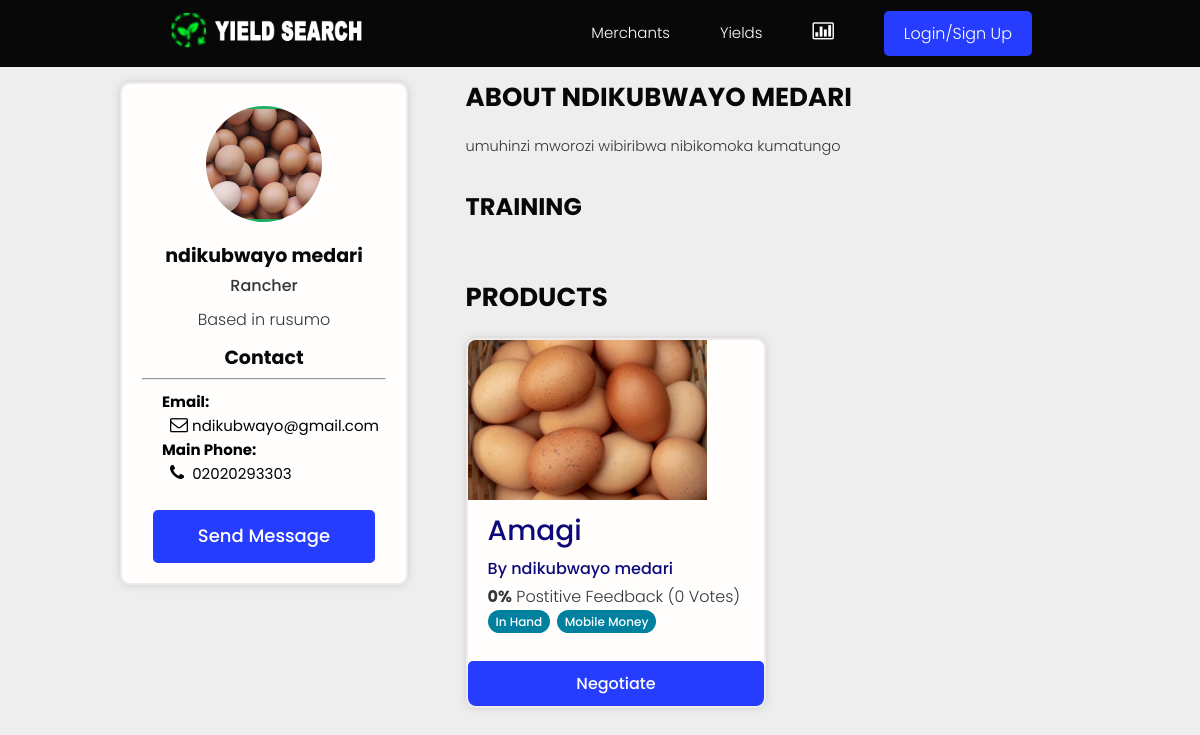
The app's page /profile/2f2f2457-e3dc-4c5d-a5b0-ce699f37c56f/, older data.
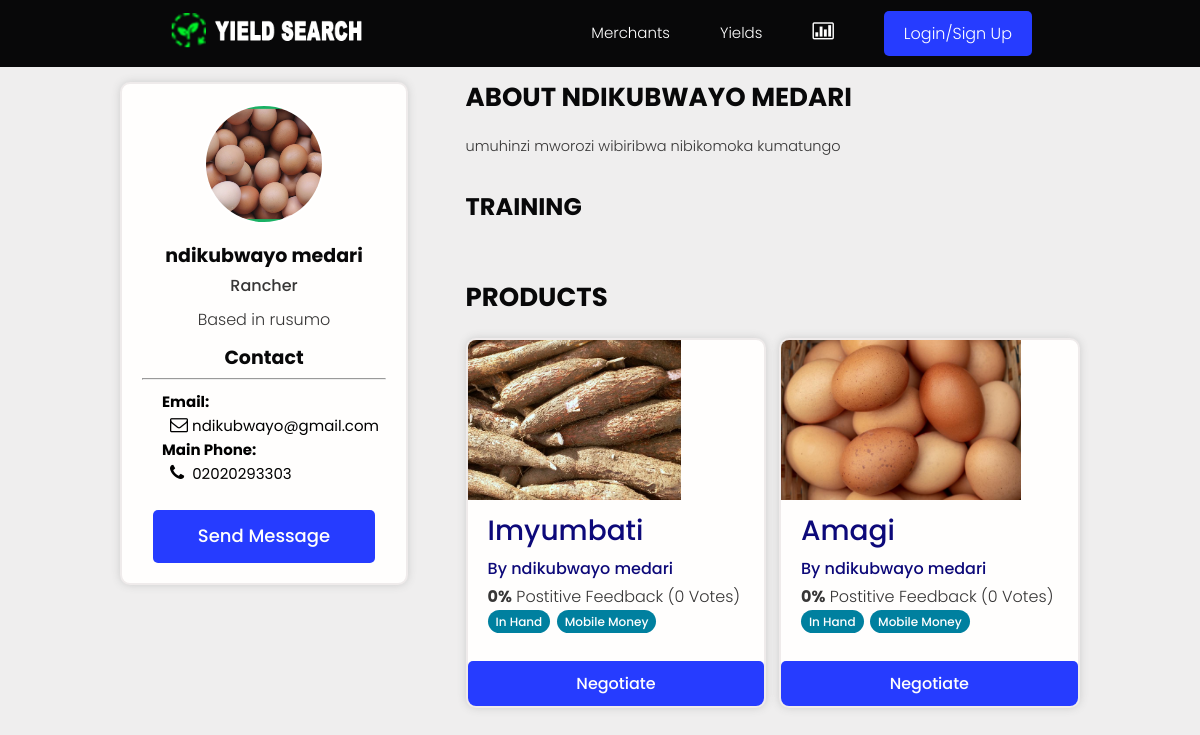
The same page, newer data.
### users/models.py (models this page shows, shortened)
class Profile(models.Model):
    user = models.OneToOneField(
        User, on_delete=models.CASCADE, null=True, blank=True, related_name="profile")
    name = models.CharField(max_length=200, blank=True, null=True)
    email = models.EmailField(max_length=500, blank=True, null=True)
    username = models.CharField(max_length=200, blank=True, null=True)
    born = models.DateField(max_length=200, null=True, verbose_name="Date of Birth")
    username = models.CharField(max_length=200, blank=True, null=True)
    location = models.CharField(max_length=200, blank=True, null=True)
    nid = models.PositiveIntegerField(max_length=16, blank=True, null=True)
    bio = models.TextField(blank=True, null=True)
    profile_image = models.ImageField(
        null=True, blank=True, upload_to='profiles/', default="profiles/user-default.png")
    account = models.CharField(max_length=200, blank=True, null=True)
    phone1 = models.CharField(blank=True,  max_length=13,  null=True, help_text='Example +2507XXXXXXXXXXX')
    phone2 = models.CharField(blank=True,  max_length=13, null=True, help_text='Example +2507XXXXXXXXXXX')
    created = models.DateTimeField(auto_now_add=True)
    updated = models.DateTimeField(auto_now=True)
    id = models.UUIDField(default=uuid.uuid4, unique=True,
                          primary_key=True, editable=False)
    class Meta:
        ordering = ['created']
    @property
    def imageURL(self):
        try:
            url = self.profile_image.url
        except:
            url = ''
        return url

class CustomUser(AbstractUser):
    ACCOUNT_TYPE = (
        ('Farmer','Umuhinzi'),
        ('Rancher','Umworozi'),
        ( 'Trader','Umuguzi'),
    )
    PRIVELEGE= (
        ('Normal','Normal'),
        ('Agronome','Agronome'),
        ( 'Admin','Admin'),
    )
    phone = models.CharField(blank=True, max_length=13,  null=True, help_text='Try other Number (startwith  +250)')
    status = models.CharField(max_length=200, choices=ACCOUNT_TYPE, default="staff")
    role = models.CharField(max_length=200, choices=PRIVELEGE, default="Normal")

### products/models.py (models this page shows, shortened)
class Product(models.Model):
    owner = models.ForeignKey(Profile, null=True, blank=True, on_delete=models.CASCADE, related_name='owner')
    name = models.ForeignKey('SingleProduct', default=uuid.uuid4, on_delete=models.CASCADE, null=True, related_name = 'product')
    description = models.TextField(null=True, blank=True)
    featured_image = models.ImageField(null=True, blank=True, default="default.jpg")
    quantity = models.PositiveIntegerField(null=True, blank=True, default=0)
    location = models.CharField(max_length=100, null=True, blank=True)
    payments = models.ManyToManyField('Payment', blank=True, default="In Hand")
    instock = models.BooleanField(blank=True, null=True, default=True)
    vote_total = models.IntegerField(default=0, null=True, blank=True)
    vote_ratio = models.IntegerField(default=0, null=True, blank=True)
    updated = models.DateTimeField(auto_now=True)
    created = models.DateTimeField(auto_now_add=True)
    id = models.UUIDField(default=uuid.uuid4, unique=True,primary_key=True, editable=True)
    class Meta:
        ordering = ['-vote_ratio', '-vote_total', '-created']
    @property
    def imageURL(self):
        try:
            url = self.featured_image.url
        except:
            url = ''
        return url

class SingleProduct(models.Model):
    name = models.CharField(max_length=200, null=True, blank=True, default="Ibirayi")
    price = models.PositiveIntegerField(null=True, blank=True, default=0)
    unity = models.CharField(max_length=200, null=True, blank=True, default="Kilogram")
    created = models.DateTimeField(auto_now_add=True)
    updated = models.DateTimeField(auto_now=True)
    id = models.UUIDField(default=uuid.uuid4, unique=True,
                          primary_key=True, editable=False)
    class Meta:
        verbose_name_plural = "Category"

class Payment(models.Model):
    name = models.CharField(max_length=200)
    created = models.DateTimeField(auto_now_add=True)
    id = models.UUIDField(default=uuid.uuid4, unique=True,
                          primary_key=True, editable=False)
    def __str__(self):
        return self.name

### users/views.py (the view)
# urls.py: path('profile/<str:pk>/', views.userProfile, name="user-profile"),
def userProfile(request, pk):
    if request.user.is_staff:
        return redirect('/admin/')
    profile = Profile.objects.get(id=pk)
    training = profile.training_set.exclude(description__exact="")
    context = {'profile': profile, 'training': training}
    return render(request, 'users/user-profile.html', context)

### users/templates/users/user-profile.html (shortened to what this page needs)
{% extends 'main.html' %}
{% load static %}
{% block content %}
<main class="profile my-md">
    <div class="container">
        <div class="layout">
            <div class="column column--1of3">
                <div class="card text-center">
                    <div class="card__body dev">
                        <img class="avatar avatar--xl"  style="border-radius:50%;" id="myModalImg" src="{{ profile.imageURL }}" />
                        <h2 class="dev__name">{{profile.name}}</h2>
                        <p class="dev__title">{{profile.account}}</p>
                        <p class="dev__location">Based in {{profile.location}}</p>
                    <p class="dev__name">Contact</p>
                        <hr>
                        <div class="contact">
                        <b>Email:</b> <br>
                        &nbsp; <i class="fa icon-envelope-alt"></i>&nbsp;{{profile.email}} <br>
                        <b>Main Phone:</b> <br>
                        &nbsp; <i class="fa fa icon-phone"></i>&nbsp;&nbsp;{{profile.user.phone}} <br>
            </div>
            <br>
                        {% if request.user.profile.id != profile.id %}
                        <a href="{% url 'create-message' profile.id %}" class="btn btn--sub btn--lg">Send Message </a>
                        {% endif %}
                    </div>
                </div>
            </div>
            <div class="column column--2of3">
                <div class="devInfo">
                    <h3 class="devInfo__title">About {{profile.name}}</h3>
                    <p class="devInfo__about">{{profile.bio}}</p>
                </div>
        <div class="settings">
          <h3 class="settings__title">Training</h3>
        </div>
                <div class="devInfo">
                    <h3 class="devInfo__title">Products</h3>
                    <div class="grid grid--two">
                        {% for product in profile.owner.all %}
                        <div class="column">
                            <div class="card project">
                                <a href="{% url 'product' product.id %}" class="project">
                                    <img class="project__thumbnail" style="height:20vh;" src="{{product.imageURL}}"
                                        alt="project thumbnail" />
                                    <div class="card__body" style="padding:0rem 2rem 2rem 2rem;">
                                        <h4 class="project__title">{{product.name.name}}</h4>
                                        <p><a class="project__author"
                                                href="{% url 'user-profile' product.owner.id %}">By
                                                {{product.owner.name}}</a>
                                        </p>
                                        <p class="project--rating">
                                            <span style="font-weight: bold;">{{product.vote_ratio}}%</span> Postitive
                                            Feedback ({{product.vote_total}} Vote{{product.vote_total|pluralize:"s"}})
                                        </p>
                                        <div class="project__tags">
                                            {% for payment in product.payments.all %}
                                            <span class="tag tag--pill tag--main">
                                                <small>{{payment}}</small>
                                            </span>
                                            {% endfor %}
                                            </div>
                                             </div>
                                      {% if product.quantity > 0 %}
                                    <button class="btn btn--sub  buy" style="cursor:pointer;" onclick="window.location.href='{% url 'checkout-product' product.id %}'">
                                        <small>Negotiate</small>
                                        </button>
                                    {% else %}
                                    <button class="btn btn--sub btn--lg buy" disabled><small>OUT OF STOCK</small></button>
                                    {% endif %}
                                </a>
                            </div>
                        </div>
                        {% endfor %}
                    </div>
                </div>
            </div>
        </div>
    </div>
</main>
{% endblock content %}

### templates/main.html (shortened to what this page needs)
<!DOCTYPE html>
{% load static %}
{% load humanize %}
<html>
  <head>
    <link
      rel="stylesheet"
      href="https://cdn.iconmonstr.com/1.3.0/css/iconmonstr-iconic-font.min.css"
    />
    <link href="{% static 'styles/font-awesome/css/font-awesome.css' %}" rel="stylesheet">
    <link rel="stylesheet" href="{% static 'uikit/styles/uikit.css' %}" />
    <link rel="stylesheet" href="{% static 'styles/app.css' %}" />
    <link rel="stylesheet" href="{% static 'styles/main.css' %}" />
  </head>
  <body>
    {% include 'navbar.html' %}
    {% block content %}
    {% endblock content %}
  </body>
  </html>

### templates/navbar.html (shortened to what this page needs)
{% load static %}
<header class="header">
  <div class="container container--narrow">
    <a href="{% url 'aboutUs' %}" class="header__logo">
       <img src="{% static 'images/logo.png' %} " class="logo" alt="YieldSearch Logo" />
    </a>
    <nav class="header__nav">
      <ul class="header__menu">
          {% url 'profiles' as url %}
        <li class="header__menuItem {% if request.path == url %}active{% endif %}">
          <a href="{% url 'profiles' %}" >Merchants</a>
        </li>
        {% url 'products' as url1 %}
        <li class="header__menuItem {% if request.path == url1 %}active{% endif %}">
          <a href="{% url 'products' %}">Yields</a>
        </li>
        {% if not user.is_authenticated %}
        {% url 'trend' as urlb %}
        <li class="header__menuItem {% if request.path == urlb %}active{% endif %}">
          <a href="{% url 'trend' %}"><i class="icon-bar-chart" style="font-size:2rem;"></i></a>
        </li>
      {% endif %}
        {% if request.user.is_authenticated %}
         {% url 'inbox' as url2 %}
        <li class="header__menuItem {% if request.path == url2 %}active{% endif %}">
          <a href="{% url 'inbox' %}" ><i class="icon-envelope-alt icon"></i><p class="badge"> </p></a></li>
        {% url 'notification' as url8 %}
        <li class="header__menuItem {% if request.path == url8 %}active{% endif %}">
          <a href="{% url 'notification' %}" ><i class="icon-bell icon"></i><p class="notify"> </p></a></li>
          {% url 'account' as url4 %}
        <li class="header__menuItem {% if request.path == url4 %}active{% endif %}">
          <a href="{% url 'account' %}">Account</a>
        </li>
        {% url 'logout' as url5 %}
        <li class="header__menuItem {% if request.path == url5 %}active{% endif %}">
          <a href="{% url 'logout' %}"  {% if request.user.first_name %} title="{{request.user.first_name}}" {% endif %} class="btn btn--sub "  onclick="return confirm('Are you sure you want to log out?');">Logout</a>
        </li>
           {% comment %} <a href="{% url 'logout' %}"  title="Logout" onclick="return confirm('Are you sure you want to log out?');"><img src="{{request.user.email}}" class="logout-image"></a>
         {% endcomment %}
        {% else %}
        <li class="header__menuItem">
          <a href="{% url 'login' %}" class="btn btn--sub ">Login/Sign Up</a>
        </li>
        {% endif %}
      </ul>
        {% url 'profiles' as url %}
        {% url 'products' as url1 %}
    </nav>
  </div>
</header>

Row changes from the older to the newer data that the page shows:
added Product: imageURL (picture), name.name "Imyumbati", owner.name "ndikubwayo medari", vote_ratio "0", vote_total "0", quantity "Negotiate", Payment (name "In Hand"), Payment (name "Mobile Money")
